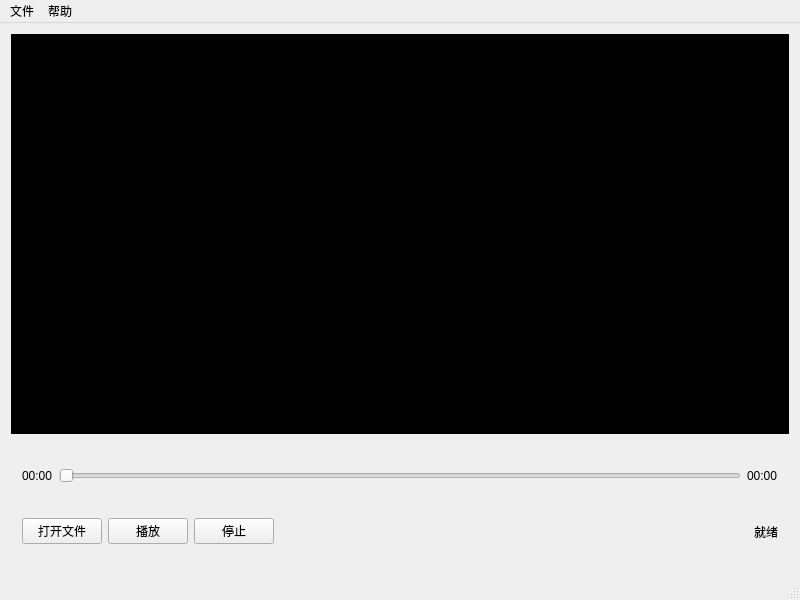
<?xml version="1.0" encoding="UTF-8"?>
<ui version="4.0">
 <class>VideoPlayer</class>
 <widget class="QMainWindow" name="VideoPlayer">
  <property name="geometry">
   <rect>
    <x>0</x>
    <y>0</y>
    <width>800</width>
    <height>600</height>
   </rect>
  </property>
  <property name="windowTitle">
   <string>Qt6 FFmpeg视频播放器</string>
  </property>
  <widget class="QWidget" name="centralwidget">
   <layout class="QVBoxLayout" name="verticalLayout">
    <!-- 视频显示区域 -->
    <item>
     <widget class="QLabel" name="videoLabel">
      <property name="minimumSize">
       <size>
        <width>0</width>
        <height>400</height>
       </size>
      </property>
      <property name="maximumSize">
       <size>
        <width>16777215</width>
        <height>16777215</height>
       </size>
      </property>
      <property name="styleSheet">
       <string notr="true">background-color: rgb(0, 0, 0);</string>
      </property>
      <property name="alignment">
       <set>Qt::AlignCenter</set>
      </property>
      <property name="text">
       <string>请打开视频文件</string>
      </property>
      <property name="textFormat">
       <enum>Qt::PlainText</enum>
      </property>
     </widget>
    </item>
    
    <!-- 控制区域 -->
    <item>
     <widget class="QWidget" name="controlWidget" native="true">
      <property name="minimumSize">
       <size>
        <width>0</width>
        <height>100</height>
       </size>
      </property>
      <layout class="QVBoxLayout" name="verticalLayout_2">
       <!-- 进度条 -->
       <item>
        <layout class="QHBoxLayout" name="horizontalLayout_2">
         <item>
          <widget class="QLabel" name="currentTimeLabel">
           <property name="text">
            <string>00:00</string>
           </property>
          </widget>
         </item>
         <item>
          <widget class="QSlider" name="positionSlider">
           <property name="orientation">
            <enum>Qt::Horizontal</enum>
           </property>
          </widget>
         </item>
         <item>
          <widget class="QLabel" name="totalTimeLabel">
           <property name="text">
            <string>00:00</string>
           </property>
          </widget>
         </item>
        </layout>
       </item>
       
       <!-- 控制按钮 -->
       <item>
        <layout class="QHBoxLayout" name="horizontalLayout">
         <item>
          <widget class="QPushButton" name="openButton">
           <property name="text">
            <string>打开文件</string>
           </property>
          </widget>
         </item>
         <item>
          <widget class="QPushButton" name="playPauseButton">
           <property name="text">
            <string>播放</string>
           </property>
          </widget>
         </item>
         <item>
          <widget class="QPushButton" name="stopButton">
           <property name="text">
            <string>停止</string>
           </property>
          </widget>
         </item>
         <item>
          <spacer name="horizontalSpacer">
           <property name="orientation">
            <enum>Qt::Horizontal</enum>
           </property>
           <property name="sizeHint" stdset="0">
            <size>
             <width>40</width>
             <height>20</height>
            </size>
           </property>
          </spacer>
         </item>
         <item>
          <widget class="QLabel" name="statusLabel">
           <property name="text">
            <string>就绪</string>
           </property>
          </widget>
         </item>
        </layout>
       </item>
      </layout>
     </widget>
    </item>
   </layout>
  </widget>
  <widget class="QMenuBar" name="menubar">
   <property name="geometry">
    <rect>
     <x>0</x>
     <y>0</y>
     <width>800</width>
     <height>26</height>
    </rect>
   </property>
   <widget class="QMenu" name="menuFile">
    <property name="title">
     <string>文件</string>
    </property>
    <addaction name="actionOpen"/>
    <addaction name="separator"/>
    <addaction name="actionExit"/>
   </widget>
   <widget class="QMenu" name="menuHelp">
    <property name="title">
     <string>帮助</string>
    </property>
    <addaction name="actionAbout"/>
   </widget>
   <addaction name="menuFile"/>
   <addaction name="menuHelp"/>
  </widget>
  <widget class="QStatusBar" name="statusbar"/>
  <action name="actionOpen">
   <property name="text">
    <string>打开</string>
   </property>
  </action>
  <action name="actionExit">
   <property name="text">
    <string>退出</string>
   </property>
  </action>
  <action name="actionAbout">
   <property name="text">
    <string>关于</string>
   </property>
  </action>
 </widget>
 <layoutdefault spacing="6" margin="11"/>
 <resources/>
 <connections/>
</ui>
